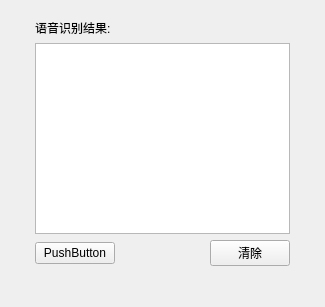
<?xml version="1.0" encoding="UTF-8"?>
<ui version="4.0">
 <class>Widget</class>
 <widget class="QWidget" name="Widget">
  <property name="geometry">
   <rect>
    <x>0</x>
    <y>0</y>
    <width>325</width>
    <height>307</height>
   </rect>
  </property>
  <property name="windowTitle">
   <string>Widget</string>
  </property>
  <layout class="QGridLayout" name="gridLayout">
   <item row="0" column="1">
    <spacer name="verticalSpacer">
     <property name="orientation">
      <enum>Qt::Vertical</enum>
     </property>
     <property name="sizeHint" stdset="0">
      <size>
       <width>20</width>
       <height>9</height>
      </size>
     </property>
    </spacer>
   </item>
   <item row="1" column="1">
    <widget class="QLabel" name="label">
     <property name="text">
      <string>语音识别结果:</string>
     </property>
    </widget>
   </item>
   <item row="2" column="0">
    <spacer name="horizontalSpacer_2">
     <property name="orientation">
      <enum>Qt::Horizontal</enum>
     </property>
     <property name="sizeHint" stdset="0">
      <size>
       <width>24</width>
       <height>20</height>
      </size>
     </property>
    </spacer>
   </item>
   <item row="2" column="1">
    <widget class="QTextEdit" name="textEdit"/>
   </item>
   <item row="2" column="2">
    <spacer name="horizontalSpacer_3">
     <property name="orientation">
      <enum>Qt::Horizontal</enum>
     </property>
     <property name="sizeHint" stdset="0">
      <size>
       <width>24</width>
       <height>20</height>
      </size>
     </property>
    </spacer>
   </item>
   <item row="3" column="1">
    <layout class="QHBoxLayout" name="horizontalLayout">
     <item>
      <widget class="QPushButton" name="pushButton">
       <property name="text">
        <string>PushButton</string>
       </property>
      </widget>
     </item>
     <item>
      <spacer name="horizontalSpacer">
       <property name="orientation">
        <enum>Qt::Horizontal</enum>
       </property>
       <property name="sizeHint" stdset="0">
        <size>
         <width>40</width>
         <height>20</height>
        </size>
       </property>
      </spacer>
     </item>
     <item>
      <widget class="QPushButton" name="pushButton_2">
       <property name="text">
        <string>清除</string>
       </property>
      </widget>
     </item>
    </layout>
   </item>
   <item row="4" column="1">
    <spacer name="verticalSpacer_2">
     <property name="orientation">
      <enum>Qt::Vertical</enum>
     </property>
     <property name="sizeHint" stdset="0">
      <size>
       <width>20</width>
       <height>31</height>
      </size>
     </property>
    </spacer>
   </item>
  </layout>
 </widget>
 <resources/>
 <connections/>
</ui>
